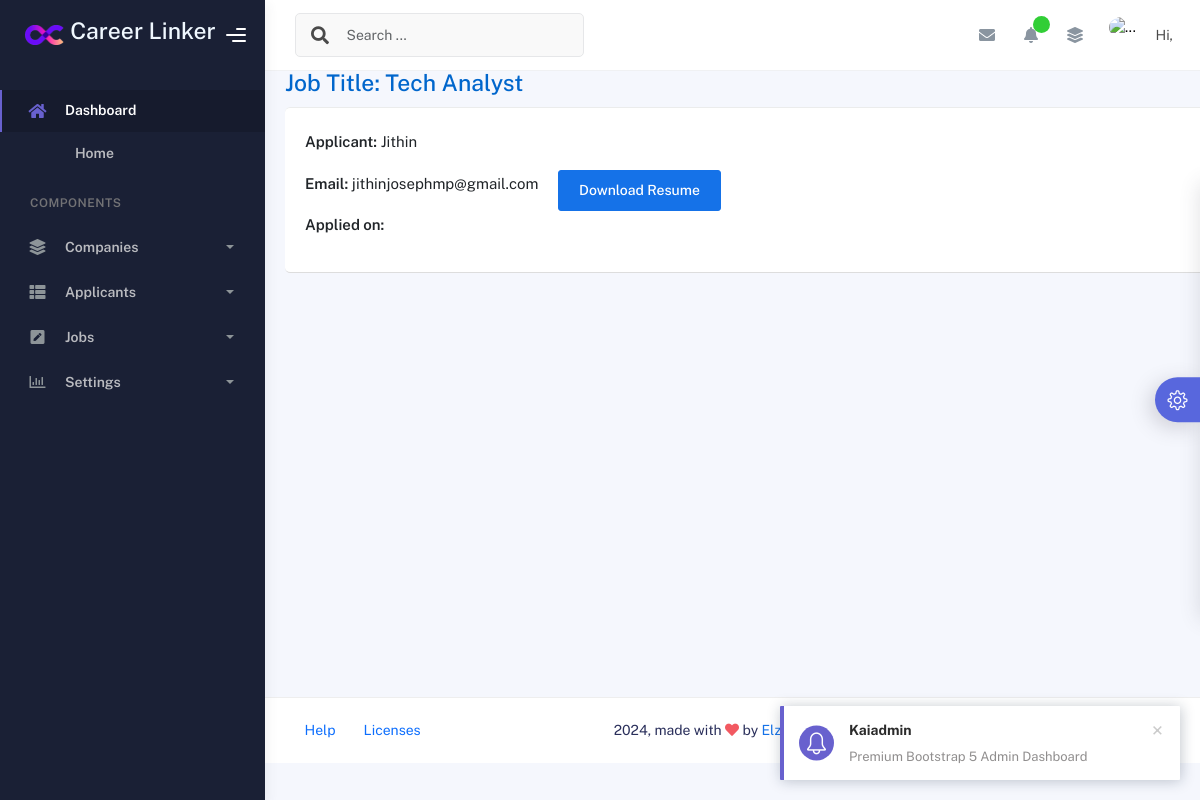
Page /company/company/selected-candidates/5/ on the committed database.
### adminpanel/models.py (models this page shows, shortened)
class Job(models.Model):
    class ExperienceChoices(models.TextChoices):
        FRESHER = 'freshers', 'Freshers'
        YEARS_0_2 = '0 - 2 years', '0 - 2 years'
        YEARS_2_4 = '2 - 4 years', '2 - 4 years'
        YEARS_4_6 = '4 - 6 years', '4 - 6 years'
        YEARS_6_8 = '6 - 8 years', '6 - 8 years'
        YEARS_8_PLUS = '8+ years', '8+ years'
    class IndustryChoices(models.TextChoices):
        IT = 'IT Services & Consulting', 'IT Services & Consulting'
        HEALTHCARE = 'Healthcare', 'Healthcare'
        FINANCE = 'Finance', 'Finance'
        RETAIL = 'Retail', 'Retail'
        MANUFACTURING = 'Manufacturing', 'Manufacturing'
        TELECOM = 'Telecommunications', 'Telecommunications'
    class EmploymentTypeChoices(models.TextChoices):
        FULL_TIME = 'FT', 'Full-Time'
        PART_TIME = 'PT', 'Part-Time'
        CONTRACT = 'CT', 'Contract'
        FREELANCE = 'FR', 'Freelance'
        INTERNSHIP = 'IN', 'Internship'
    company = models.ForeignKey(CompanyProfile, on_delete=models.CASCADE)  # Link to CompanyProfile
    title = models.CharField(max_length=255)
    description = models.TextField()
    location = models.CharField(max_length=255)
    openings = models.PositiveIntegerField(default=1)
    selected_candidates = models.IntegerField(default=0)  # Add this field
    role = models.CharField(max_length=100, default='Not specified')
    employment_type = models.CharField(max_length=50, choices=EmploymentTypeChoices.choices, default=EmploymentTypeChoices.FULL_TIME)
    salary = models.PositiveIntegerField(default=0)  # Using PositiveIntegerField for simplicity
    experience_required = models.CharField(max_length=50, choices=ExperienceChoices.choices, default=ExperienceChoices.YEARS_0_2)
    industry_type = models.CharField(max_length=255, choices=IndustryChoices.choices, default=IndustryChoices.IT)
    key_skills = models.TextField(default="Not specified")
    posted_at = models.DateTimeField(auto_now_add=True)
    is_active = models.BooleanField(default=True)

class JobApplication(models.Model):
    user = models.ForeignKey(User, on_delete=models.CASCADE)
    job = models.ForeignKey('Job', on_delete=models.CASCADE)
    applied_at = models.DateTimeField(auto_now_add=True)
    is_selected = models.BooleanField(default=False)

### companypanel/views.py (the view)
# urls.py: path('company/selected-candidates/<int:job_id>/', SelectedCandidatesView.as_view(), name='selected_candidates'),
class SelectedCandidatesView(View):
    template_name = 'companypanel/selected_candidates.html'
    def get(self, request, job_id):
        job = get_object_or_404(Job, id=job_id)
        selected_candidates = JobApplication.objects.filter(job=job, is_selected=True)
        job_selected_candidates = {
            job: selected_candidates,
        }
        return render(request, self.template_name, {
            'job_selected_candidates': job_selected_candidates,
        })

### companypanel/templates/companypanel/selected_candidates.html (shortened to what this page needs)
{% extends 'companypanel/company_base.html' %}
{% block content %}
<div class="container" style="margin-top: 20px; margin-left: 20px;">
    <h2>Selected Candidates for Your Jobs</h2>
    {% if job_selected_candidates %}
        {% for job, selected_applications in job_selected_candidates.items %}
            <div class="job-section" style="margin-bottom: 30px;">
                <h3 style="color: #0066cc;">Job Title: {{ job.title }}</h3>
                <ul class="list-group">
                    {% for application in selected_applications %}
                        <li class="list-group-item" style="border-bottom: 1px solid #ddd; padding: 20px;">
                            <div style="display: flex; justify-content: space-between; align-items: center;">
                                <div>
                                    <p><strong>Applicant:</strong> {{ application.user.username }}</p>
                                    <p><strong>Email:</strong> {{ application.user.email }}</p>
                                    <p><strong>Applied on:</strong> {{ application.created_at|date:"M d, Y, g:i a" }}</p>
                                </div>
                                <div>
                                    {% with profile=application.user.completeprofile %}
                                        {% if profile.resume %}
                                            <a href="{{ profile.resume.url }}" target="_blank" class="btn btn-primary" style="margin-left: 20px;">Download Resume</a>
                                        {% else %}
                                            <p>No resume uploaded.</p>
                                        {% endif %}
                                    {% endwith %}
                                </div>
                            </div>
                        </li>
                    {% endfor %}
                </ul>
            </div>
        {% endfor %}
    {% else %}
        <p>No candidates have been selected yet for any job.</p>
    {% endif %}
</div>
{% endblock %}

### rows in the picture
Job: title "Tech Analyst"
JobApplication: user.username "Jithin", user.email "jithinjosephmp@gmail.com"
